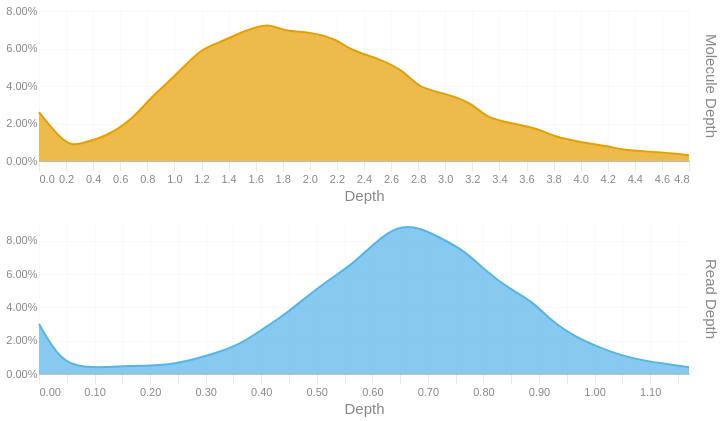

The code cell stored with this chart in its notebook:
### Code cell
readdep = depth_hist(tb['Read Depth'], q99, 3)
readdep = readdep.with_columns(pl.lit('Read Depth').alias('Metric'))
if not SKIPLR:
    moldep = depth_hist(tb['Molecule Depth'], mol_q99, 1)
    moldep = moldep.with_columns(pl.lit('Molecule Depth').alias('Metric'))
    _hist = pl.concat([readdep, moldep])
    _hist = _hist.filter(pl.col('Proportion') != 0)
    with SafeRender(_hist):
        (
            alt.Chart(_hist)        
            .mark_area(interpolate = "basis")
            .encode(
                x=alt.X('Bin:Q').scale(domainMin=0).axis(alt.Axis(title='Depth')),
                y = alt.Y('Proportion:Q', title = None).axis(format = '.2%'),
                color = alt.Color('Metric:N').legend(None),
                row = alt.Row("Metric:N").header(title = None, labelOrient = 'right'),
                tooltip = [
                    alt.Tooltip("Metric:N", title = "Metric"),
                    alt.Tooltip('Interval:N', title = "Depth Interval"),
                    alt.Tooltip('Proportion:Q', title = "% Alignments").format('.2%')
                ]
            )
            .resolve_scale(x='independent', y='independent')
            .properties(
                height = 150, width = 650,
                usermeta={'embedOptions': {'downloadFileName': f'{samplename}.depth.hist'}}
            )
        ).display()
else:
    readdep = readdep.filter(pl.col('Proportion') != 0)
    with SafeRender(readdep):
        (
            alt.Chart(readdep)        
            .mark_area(interpolate = "basis")
            .encode(
                x=alt.X('Bin:Q').scale(domainMin=0).axis(alt.Axis(title='Depth')),
                y = alt.Y('Proportion:Q', title = None).axis(format = '.2%'),
                tooltip = [
                    alt.Tooltip('Interval:N', title = "Depth Interval"),
                    alt.Tooltip('Proportion:Q', title = "% Alignments").format('.2%')
                ]
            )
            .properties(
                usermeta={'embedOptions': {'downloadFileName': f'{samplename}.depth.hist'}}
            )
        ).display()

### Figure 1 — Vega-Lite specification as saved in the notebook (floating-point values rounded to 4 significant figures)
{"width": 650, "height": 150, "config": {"title": {"anchor": "start", "dy": -15, "fontSize": 18, "color": "#888888", "subtitleColor": "#888888", "subtitleFontSize": 14}, "arc": {"fill": "#0072B2"}, "axis": {"domainColor": "#888888", "domainWidth": 0.5, "gridWidth": 0.2, "grid": false, "titleFontWeight": 400, "titleFontSize": 15, "labelFontSize": 11, "labelColor": "#888888", "tickColor": "#888888", "tickWidth": 0.2, "titleColor": "#888888"}, "axisBand": {"grid": false}, "axisX": {"grid": true, "tickSize": 10, "domainCap": "round"}, "axisY": {"domain": false, "grid": true, "tickSize": 0, "domainCap": "round"}, "background": "transparent", "header": {"labelFontSize": 15, "labelColor": "#888888", "titleFontSize": 15, "titleFontWeight": 600, "titleColor": "#888888"}, "legend": {"labelFont": "sans-serif", "labelFontSize": 12, "labelColor": "#888888", "symbolSize": 100, "symbolType": "circle", "titleFontSize": 12, "titlePadding": 10, "titleColor": "#888888", "title": null}, "range": {"category": ["#E69F00", "#56B4E9", "#009E73", "#F0E442", "#0072B2", "#D55E00", "#CC79A7", "#000000"], "diverging": ["#cfe8f3", "#a2d4ec", "#73bfe2", "#46abdb", "#1696d2", "#12719e"]}, "area": {"fill": "#0072B2", "fillOpacity": 0.7, "line": true, "strokeOpacity": 0.7}, "line": {"color": "#0072B2", "stroke": "#0072B2", "strokeWidth": 2}, "trail": {"color": "#0072B2", "stroke": "#0072B2", "strokeWidth": 0, "size": 1}, "point": {"filled": true, "fillOpacity": 1.0, "size": 95}, "text": {"color": "#888888", "fontSize": 11, "align": "right", "fontWeight": 400, "size": 11}, "bar": {"fill": "#0072B2", "stroke": null}, "view": {"stroke": null, "continuousWidth": 660, "continuousHeight": 400}}, "data": {"name": "data-ed968baafa56cf285dfceece0bb83189"}, "mark": {"type": "area", "interpolate": "basis"}, "encoding": {"color": {"field": "Metric", "legend": null, "type": "nominal"}, "row": {"field": "Metric", "header": {"title": null, "labelOrient": "right"}, "type": "nominal"}, "tooltip": [{"field": "Metric", "title": "Metric", "type": "nominal"}, {"field": "Interval", "title": "Depth Interval", "type": "nominal"}, {"field": "Proportion", "format": ".2%", "title": "% Alignments", "type": "quantitative"}], "x": {"axis": {"title": "Depth"}, "field": "Bin", "scale": {"domainMin": 0}, "type": "quantitative"}, "y": {"axis": {"format": ".2%"}, "field": "Proportion", "title": null, "type": "quantitative"}}, "resolve": {"scale": {"x": "independent", "y": "independent"}}, "usermeta": {"embedOptions": {"downloadFileName": "S1_Annapolis_001.depth.hist"}}, "$schema": "https://vega.github.io/schema/vega-lite/v6.1.0.json", "datasets": {"data-ed968baafa56cf285dfceece0bb83189": [{"Bin": 0.0, "Interval": "0.0-0.04", "Proportion": 0.03, "Metric": "Read Depth"}, {"Bin": 0.04, "Interval": "0.04-0.081", "Proportion": 0.007, "Metric": "Read Depth"}, {"Bin": 0.081, "Interval": "0.081-0.121", "Proportion": 0.004, "Metric": "Read Depth"}, {"Bin": 0.121, "Interval": "0.121-0.161", "Proportion": 0.004, "Metric": "Read Depth"}, {"Bin": 0.161, "Interval": "0.161-0.202", "Proportion": 0.005, "Metric": "Read Depth"}, {"Bin": 0.202, "Interval": "0.202-0.242", "Proportion": 0.005, "Metric": "Read Depth"}, {"Bin": 0.242, "Interval": "0.242-0.282", "Proportion": 0.006, "Metric": "Read Depth"}, {"Bin": 0.282, "Interval": "0.282-0.323", "Proportion": 0.009, "Metric": "Read Depth"}, {"Bin": 0.323, "Interval": "0.323-0.363", "Proportion": 0.013, "Metric": "Read Depth"}, {"Bin": 0.363, "Interval": "0.363-0.403", "Proportion": 0.018, "Metric": "Read Depth"}, {"Bin": 0.403, "Interval": "0.403-0.444", "Proportion": 0.027, "Metric": "Read Depth"}, {"Bin": 0.444, "Interval": "0.444-0.484", "Proportion": 0.036, "Metric": "Read Depth"}, {"Bin": 0.484, "Interval": "0.484-0.524", "Proportion": 0.047, "Metric": "Read Depth"}, {"Bin": 0.524, "Interval": "0.524-0.565", "Proportion": 0.057, "Metric": "Read Depth"}, {"Bin": 0.565, "Interval": "0.565-0.605", "Proportion": 0.066, "Metric": "Read Depth"}, {"Bin": 0.605, "Interval": "0.605-0.645", "Proportion": 0.079, "Metric": "Read Depth"}, {"Bin": 0.645, "Interval": "0.645-0.686", "Proportion": 0.089, "Metric": "Read Depth"}, {"Bin": 0.686, "Interval": "0.686-0.726", "Proportion": 0.088, "Metric": "Read Depth"}, {"Bin": 0.726, "Interval": "0.726-0.766", "Proportion": 0.081, "Metric": "Read Depth"}, {"Bin": 0.766, "Interval": "0.766-0.807", "Proportion": 0.074, "Metric": "Read Depth"}, {"Bin": 0.807, "Interval": "0.807-0.847", "Proportion": 0.061, "Metric": "Read Depth"}, {"Bin": 0.847, "Interval": "0.847-0.887", "Proportion": 0.051, "Metric": "Read Depth"}, {"Bin": 0.887, "Interval": "0.887-0.928", "Proportion": 0.044, "Metric": "Read Depth"}, {"Bin": 0.928, "Interval": "0.928-0.968", "Proportion": 0.03, "Metric": "Read Depth"}, {"Bin": 0.968, "Interval": "0.968-1.008", "Proportion": 0.022, "Metric": "Read Depth"}, {"Bin": 1.008, "Interval": "1.008-1.049", "Proportion": 0.016, "Metric": "Read Depth"}, {"Bin": 1.049, "Interval": "1.049-1.089", "Proportion": 0.011, "Metric": "Read Depth"}, {"Bin": 1.089, "Interval": "1.089-1.129", "Proportion": 0.008, "Metric": "Read Depth"}, {"Bin": 1.129, "Interval": "1.129-1.17", "Proportion": 0.006, "Metric": "Read Depth"}, {"Bin": 1.17, "Interval": "1.17-1.21", "Proportion": 0.004, "Metric": "Read Depth"}, {"Bin": 0.0, "Interval": "0.0-0.2", "Proportion": 0.026, "Metric": "Molecule Depth"}, {"Bin": 0.2, "Interval": "0.2-0.3", "Proportion": 0.008, "Metric": "Molecule Depth"}, {"Bin": 0.3, "Interval": "0.3-0.5", "Proportion": 0.009, "Metric": "Molecule Depth"}, {"Bin": 0.5, "Interval": "0.5-0.7", "Proportion": 0.013, "Metric": "Molecule Depth"}, {"Bin": 0.7, "Interval": "0.7-0.8", "Proportion": 0.023, "Metric": "Molecule Depth"}, {"Bin": 0.8, "Interval": "0.8-1.0", "Proportion": 0.032, "Metric": "Molecule Depth"}, {"Bin": 1.0, "Interval": "1.0-1.2", "Proportion": 0.045, "Metric": "Molecule Depth"}, {"Bin": 1.2, "Interval": "1.2-1.3", "Proportion": 0.06, "Metric": "Molecule Depth"}, {"Bin": 1.3, "Interval": "1.3-1.5", "Proportion": 0.062, "Metric": "Molecule Depth"}, {"Bin": 1.5, "Interval": "1.5-1.7", "Proportion": 0.069, "Metric": "Molecule Depth"}, {"Bin": 1.7, "Interval": "1.7-1.8", "Proportion": 0.074, "Metric": "Molecule Depth"}, {"Bin": 1.8, "Interval": "1.8-2.0", "Proportion": 0.069, "Metric": "Molecule Depth"}, {"Bin": 2.0, "Interval": "2.0-2.2", "Proportion": 0.069, "Metric": "Molecule Depth"}, {"Bin": 2.2, "Interval": "2.2-2.3", "Proportion": 0.065, "Metric": "Molecule Depth"}, {"Bin": 2.3, "Interval": "2.3-2.5", "Proportion": 0.059, "Metric": "Molecule Depth"}, {"Bin": 2.5, "Interval": "2.5-2.7", "Proportion": 0.055, "Metric": "Molecule Depth"}, {"Bin": 2.7, "Interval": "2.7-2.8", "Proportion": 0.048, "Metric": "Molecule Depth"}, {"Bin": 2.8, "Interval": "2.8-3.0", "Proportion": 0.039, "Metric": "Molecule Depth"}, {"Bin": 3.0, "Interval": "3.0-3.2", "Proportion": 0.036, "Metric": "Molecule Depth"}, {"Bin": 3.2, "Interval": "3.2-3.3", "Proportion": 0.031, "Metric": "Molecule Depth"}, {"Bin": 3.3, "Interval": "3.3-3.5", "Proportion": 0.023, "Metric": "Molecule Depth"}, {"Bin": 3.5, "Interval": "3.5-3.7", "Proportion": 0.02, "Metric": "Molecule Depth"}, {"Bin": 3.7, "Interval": "3.7-3.8", "Proportion": 0.017, "Metric": "Molecule Depth"}, {"Bin": 3.8, "Interval": "3.8-4.0", "Proportion": 0.013, "Metric": "Molecule Depth"}, {"Bin": 4.0, "Interval": "4.0-4.2", "Proportion": 0.01, "Metric": "Molecule Depth"}, {"Bin": 4.2, "Interval": "4.2-4.3", "Proportion": 0.008, "Metric": "Molecule Depth"}, {"Bin": 4.3, "Interval": "4.3-4.5", "Proportion": 0.006, "Metric": "Molecule Depth"}, {"Bin": 4.5, "Interval": "4.5-4.7", "Proportion": 0.005, "Metric": "Molecule Depth"}, {"Bin": 4.7, "Interval": "4.7-4.8", "Proportion": 0.004, "Metric": "Molecule Depth"}, {"Bin": 4.8, "Interval": "4.8-5.0", "Proportion": 0.003, "Metric": "Molecule Depth"}]}}
